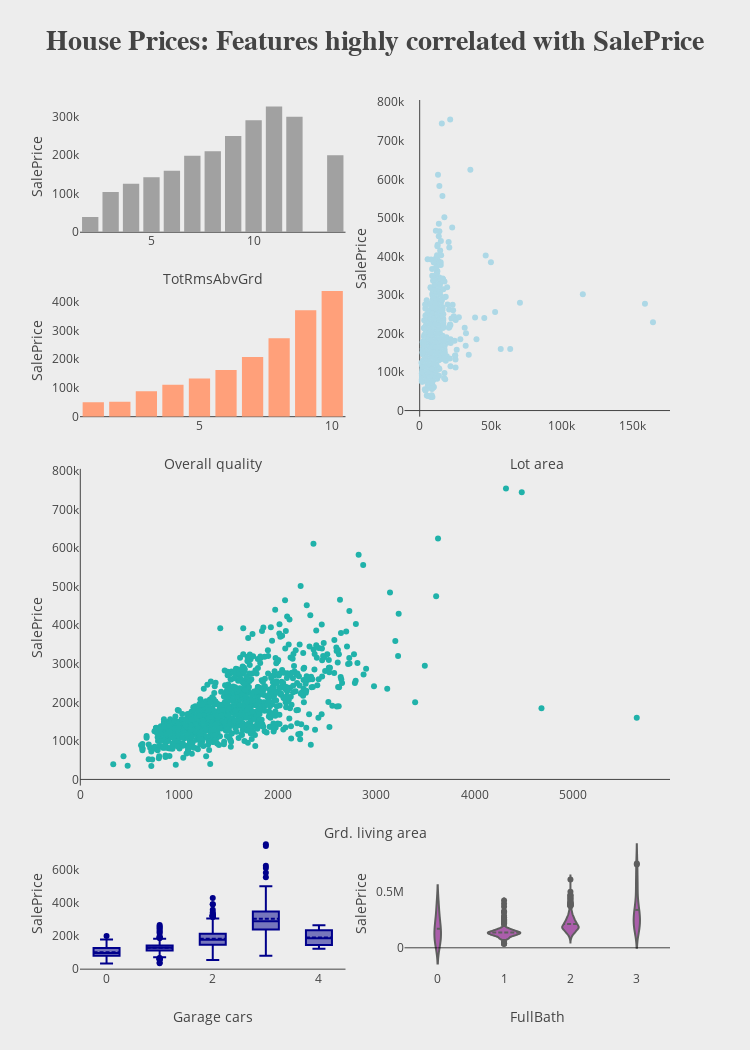

The cell this chart's notebook holds for it:
### Markdown cell above
### Conclusion
'OverallQual', 'GrLivArea' and 'TotalBsmtSF' are strongly correlated with 'SalePrice'

'GarageCars' and 'GarageArea' are also some of the most strongly correlated variables

'TotalBsmtSF' and '1stFloor' also seem to be twin brothers.

'TotRmsAbvGrd' and 'GrLivArea' are twin brothers again

'YearBuilt' is slightly correlated with 'SalePrice'

### Code cell
fig = make_subplots(rows=5, cols=2,specs=[[{}, {"rowspan": 2}],[{}, None],
                                          [{"rowspan": 2, "colspan": 2},None],[None, None],
                                          [{}, {}]],print_grid=True)

fig.add_trace(go.Bar(x=DF.groupby('TotRmsAbvGrd')['SalePrice'].mean().index,
                     y=DF.groupby('TotRmsAbvGrd')['SalePrice'].mean(),name="Total rooms above gr.",
                     marker_color='#a1a1a1'),row=1, col=1)
fig.add_trace(go.Scatter(x=DF['LotArea'], y=DF['SalePrice'], mode='markers', name="Lot area",
                         marker_color='lightblue'), row=1, col=2)
fig.add_trace(go.Bar(x=DF.groupby('OverallQual')['SalePrice'].mean().index,
                     y=DF.groupby('OverallQual')['SalePrice'].mean(), name="Overall quality", 
                     marker_color='lightsalmon'), row=2, col=1)
fig.add_trace(go.Scatter(x=DF['GrLivArea'], y=DF['SalePrice'], mode='markers',name="Gr living area",
                         marker_color='lightseagreen'), row=3, col=1)
fig.add_trace(go.Box(x=DF['GarageCars'],  y=DF['SalePrice'],marker_color='darkblue', name="Garage cars",
                     boxmean=True), row=5, col=1) 
fig.add_trace(go.Violin(x=DF['FullBath'],y=DF['SalePrice'],name="Full bath",box_visible=False,
                        line_color='black',meanline_visible=True, fillcolor='purple', opacity=0.6),row=5,col=2)
    
# Update xaxis properties
fig.update_xaxes(title_text="TotRmsAbvGrd",showgrid=False, row=1, col=1)
fig.update_xaxes(title_text="Lot area", showgrid=False, row=1, col=2)
fig.update_xaxes(title_text="Overall quality", showgrid=False, row=2, col=1)
fig.update_xaxes(title_text="Grd. living area", showgrid=False, row=3, col=1)
fig.update_xaxes(title_text="Garage cars", showgrid=False, row=5, col=1)
fig.update_xaxes(title_text="FullBath", showgrid=False, row=5, col=2)

# Update yaxis properties
fig.update_yaxes(title_text="SalePrice",showgrid=False,row=1, col=1)
fig.update_yaxes(title_text="SalePrice", showgrid=False, row=1, col=2)
fig.update_yaxes(title_text="SalePrice", showgrid=False, row=2, col=1)
fig.update_yaxes(title_text="SalePrice", showgrid=False, row=3, col=1)
fig.update_yaxes(title_text="SalePrice", showgrid=False, row=5, col=1)
fig.update_yaxes(title_text="SalePrice", showgrid=False, row=5, col=2)

fig.update_layout(height=1050, width=750,showlegend=False,
                  title_text="<b>House Prices: Features highly correlated with SalePrice<b>",
                  titlefont={'size': 28, 'family':'Serif'},
                  paper_bgcolor="#ededed",plot_bgcolor='#ededed',)
fig.show()

### Figure 1 — Plotly figure (JSON) as saved in the notebook; plotly's stock layout.template omitted (floating-point values rounded to 4 significant figures; data arrays with more than 128 entries replaced by an {"elided": "..."} marker saying what was removed)
{"data": [{"marker": {"color": "#a1a1a1"}, "name": "Total rooms above gr.", "type": "bar", "x": [2, 3, 4, 5, 6, 7, 8, 9, 10, 11, 12, 14], "xaxis": "x", "y": [39300, 104700.0, 126000.0, 142700.0, 159500.0, 198900.0, 210600.0, 250300.0, 290700.0, 326300.0, 300100.0, 200000], "yaxis": "y"}, {"marker": {"color": "lightblue"}, "mode": "markers", "name": "Lot area", "type": "scatter", "x": {"elided": "1168 int values"}, "xaxis": "x2", "y": {"elided": "1168 int values"}, "yaxis": "y2"}, {"marker": {"color": "lightsalmon"}, "name": "Overall quality", "type": "bar", "x": [1, 2, 3, 4, 5, 6, 7, 8, 9, 10], "xaxis": "x3", "y": [50150, 51770.0, 88500.0, 110900.0, 133300.0, 162500.0, 207900.0, 273100.0, 371000.0, 437600.0], "yaxis": "y3"}, {"marker": {"color": "lightseagreen"}, "mode": "markers", "name": "Gr living area", "type": "scatter", "x": {"elided": "1168 int values"}, "xaxis": "x4", "y": {"elided": "1168 int values"}, "yaxis": "y4"}, {"boxmean": true, "marker": {"color": "darkblue"}, "name": "Garage cars", "type": "box", "x": {"elided": "1168 int values"}, "xaxis": "x5", "y": {"elided": "1168 int values"}, "yaxis": "y5"}, {"box": {"visible": false}, "fillcolor": "purple", "line": {"color": "black"}, "meanline": {"visible": true}, "name": "Full bath", "opacity": 0.6, "type": "violin", "x": {"elided": "1168 int values"}, "xaxis": "x6", "y": {"elided": "1168 int values"}, "yaxis": "y6"}], "layout": {"height": 1050, "paper_bgcolor": "#ededed", "plot_bgcolor": "#ededed", "showlegend": false, "title": {"font": {"family": "Serif", "size": 28}, "text": "<b>House Prices: Features highly correlated with SalePrice<b>"}, "width": 750, "xaxis": {"anchor": "y", "domain": [0, 0.45], "showgrid": false, "title": {"text": "TotRmsAbvGrd"}}, "xaxis2": {"anchor": "y2", "domain": [0.55, 1], "showgrid": false, "title": {"text": "Lot area"}}, "xaxis3": {"anchor": "y3", "domain": [0, 0.45], "showgrid": false, "title": {"text": "Overall quality"}}, "xaxis4": {"anchor": "y4", "domain": [0, 1], "showgrid": false, "title": {"text": "Grd. living area"}}, "xaxis5": {"anchor": "y5", "domain": [0, 0.45], "showgrid": false, "title": {"text": "Garage cars"}}, "xaxis6": {"anchor": "y6", "domain": [0.55, 1], "showgrid": false, "title": {"text": "FullBath"}}, "yaxis": {"anchor": "x", "domain": [0.848, 1], "showgrid": false, "title": {"text": "SalePrice"}}, "yaxis2": {"anchor": "x2", "domain": [0.636, 1], "showgrid": false, "title": {"text": "SalePrice"}}, "yaxis3": {"anchor": "x3", "domain": [0.636, 0.788], "showgrid": false, "title": {"text": "SalePrice"}}, "yaxis4": {"anchor": "x4", "domain": [0.212, 0.576], "showgrid": false, "title": {"text": "SalePrice"}}, "yaxis5": {"anchor": "x5", "domain": [0, 0.152], "showgrid": false, "title": {"text": "SalePrice"}}, "yaxis6": {"anchor": "x6", "domain": [0, 0.152], "showgrid": false, "title": {"text": "SalePrice"}}}}
